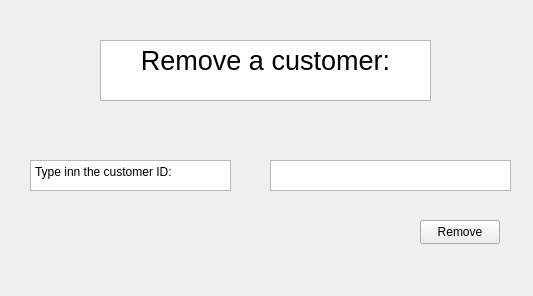
<?xml version="1.0" encoding="UTF-8"?>
<ui version="4.0">
 <class>RemoveCustomerWindow</class>
 <widget class="QWidget" name="RemoveCustomerWindow">
  <property name="geometry">
   <rect>
    <x>0</x>
    <y>0</y>
    <width>533</width>
    <height>296</height>
   </rect>
  </property>
  <property name="windowTitle">
   <string>Form</string>
  </property>
  <widget class="QTextBrowser" name="textBrowser">
   <property name="geometry">
    <rect>
     <x>30</x>
     <y>160</y>
     <width>201</width>
     <height>31</height>
    </rect>
   </property>
   <property name="html">
    <string>&lt;!DOCTYPE HTML PUBLIC &quot;-//W3C//DTD HTML 4.0//EN&quot; &quot;http://www.w3.org/TR/REC-html40/strict.dtd&quot;&gt;
&lt;html&gt;&lt;head&gt;&lt;meta name=&quot;qrichtext&quot; content=&quot;1&quot; /&gt;&lt;meta charset=&quot;utf-8&quot; /&gt;&lt;style type=&quot;text/css&quot;&gt;
p, li { white-space: pre-wrap; }
hr { height: 1px; border-width: 0; }
li.unchecked::marker { content: &quot;\2610&quot;; }
li.checked::marker { content: &quot;\2612&quot;; }
&lt;/style&gt;&lt;/head&gt;&lt;body style=&quot; font-family:'Segoe UI'; font-size:9pt; font-weight:400; font-style:normal;&quot;&gt;
&lt;p style=&quot; margin-top:0px; margin-bottom:0px; margin-left:0px; margin-right:0px; -qt-block-indent:0; text-indent:0px;&quot;&gt;Type inn the customer ID:&lt;/p&gt;&lt;/body&gt;&lt;/html&gt;</string>
   </property>
  </widget>
  <widget class="QPushButton" name="removepushButton">
   <property name="geometry">
    <rect>
     <x>420</x>
     <y>220</y>
     <width>80</width>
     <height>24</height>
    </rect>
   </property>
   <property name="text">
    <string>Remove</string>
   </property>
  </widget>
  <widget class="QTextEdit" name="removecustomertext">
   <property name="geometry">
    <rect>
     <x>270</x>
     <y>160</y>
     <width>241</width>
     <height>31</height>
    </rect>
   </property>
  </widget>
  <widget class="QTextBrowser" name="textBrowser_2">
   <property name="geometry">
    <rect>
     <x>100</x>
     <y>40</y>
     <width>331</width>
     <height>61</height>
    </rect>
   </property>
   <property name="html">
    <string>&lt;!DOCTYPE HTML PUBLIC &quot;-//W3C//DTD HTML 4.0//EN&quot; &quot;http://www.w3.org/TR/REC-html40/strict.dtd&quot;&gt;
&lt;html&gt;&lt;head&gt;&lt;meta name=&quot;qrichtext&quot; content=&quot;1&quot; /&gt;&lt;meta charset=&quot;utf-8&quot; /&gt;&lt;style type=&quot;text/css&quot;&gt;
p, li { white-space: pre-wrap; }
hr { height: 1px; border-width: 0; }
li.unchecked::marker { content: &quot;\2610&quot;; }
li.checked::marker { content: &quot;\2612&quot;; }
&lt;/style&gt;&lt;/head&gt;&lt;body style=&quot; font-family:'Segoe UI'; font-size:9pt; font-weight:400; font-style:normal;&quot;&gt;
&lt;p align=&quot;center&quot; style=&quot; margin-top:0px; margin-bottom:0px; margin-left:0px; margin-right:0px; -qt-block-indent:0; text-indent:0px;&quot;&gt;&lt;span style=&quot; font-size:20pt;&quot;&gt;Remove a customer:&lt;/span&gt;&lt;/p&gt;&lt;/body&gt;&lt;/html&gt;</string>
   </property>
  </widget>
 </widget>
 <resources/>
 <connections/>
</ui>
